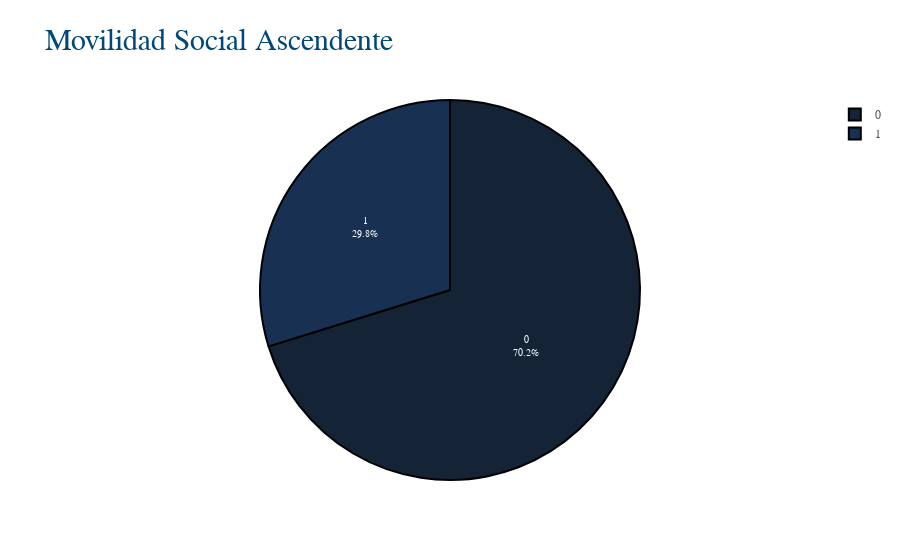

Notebook cell for this chart:
### Code cell
pie(df,"mov_social_Movilidad ascendente","Movilidad Social Ascendente","")

### Figure 1 — Plotly figure (JSON) as saved in the notebook; plotly's stock layout.template omitted (floating-point values rounded to 4 significant figures)
{"data": [{"labels": [0, 1], "marker": {"colors": ["#152337", "#183152", "#17416d", "#005096", "#00569c", "#005ba3", "#0061a9", "#1567af", "#226cb6", "#2c72bc", "#0061a9", "#4c79b7", "#7492c6", "#98acd4", "#bbc7e2", "#dde3f1", "#ffffff"], "line": {"color": "#000000", "width": 2}}, "name": "", "textfont": {"size": 10}, "textinfo": "percent+label", "textposition": "inside", "type": "pie", "values": [1732, 735]}], "layout": {"font": {"color": "black", "family": "Courier New, monospace"}, "legend": {"bgcolor": "#FFFFFF", "font": {"color": "#4D5663"}}, "paper_bgcolor": "#FFFFFF", "plot_bgcolor": "#FFFFFF", "title": {"font": {"color": "#004878", "family": "Courier New, monospace", "size": 30}, "text": "Movilidad Social Ascendente"}}}
